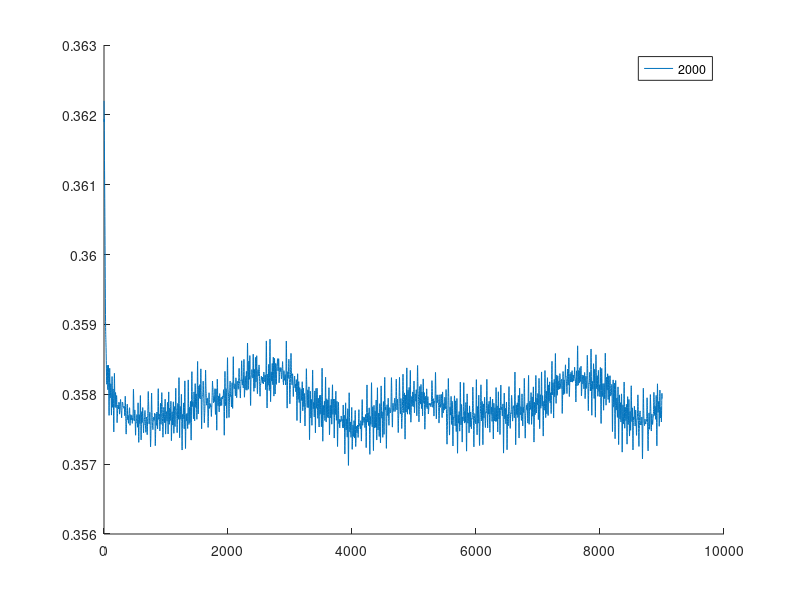

Write the MATLAB code that produced this figure.
clear

alpha = 1/10000;

%% Generate dataset
Ns = 50; % Input dimension
P = 50; % Number of centroids
Nepochs = 10; % Number of epochs of training data to generate for overall batch. Total # of training samples in batch is P*Nepochs
dS = .5; % Probability of noise corruption
Ncs = [2000]; % Number of random hidden layer filters

c = rand(Ns,P)>.5; % Centroid locations
y = 2*((rand(1,P)>.5)-1/2); % Centroid labels

x = (2*(repmat(c,1,Nepochs)-1/2).*(2*((rand(Ns,P*Nepochs) >= (dS/2)) - 1/2)))/2+1/2;
y = repmat(y,1,Nepochs);

%% Run batch perceptron learning
for n = 1:length(Ncs)
    Nc = Ncs(n);
    
    J = randn(Nc,Ns);
    w = zeros(1,Nc);



    h = J*x;
    s = h>0;
    
    clear err
    for i = 1:10000

        i

        yh = 2*((w*s>0)-1/2);

        e = (y-yh)/2;

        err(i,n) = mean(abs(e));
        
        w = w + alpha*(y-yh)*h';
        wn(i,n) = norm(w);

    end
end
%%
hold on
smoothed_err = conv2(err, ones(1000,1)/1000,'valid')
plot(smoothed_err)
for t = 1:length(Ncs)
   leg_label{t} = num2str(Ncs(t)); 
end
legend(leg_label)